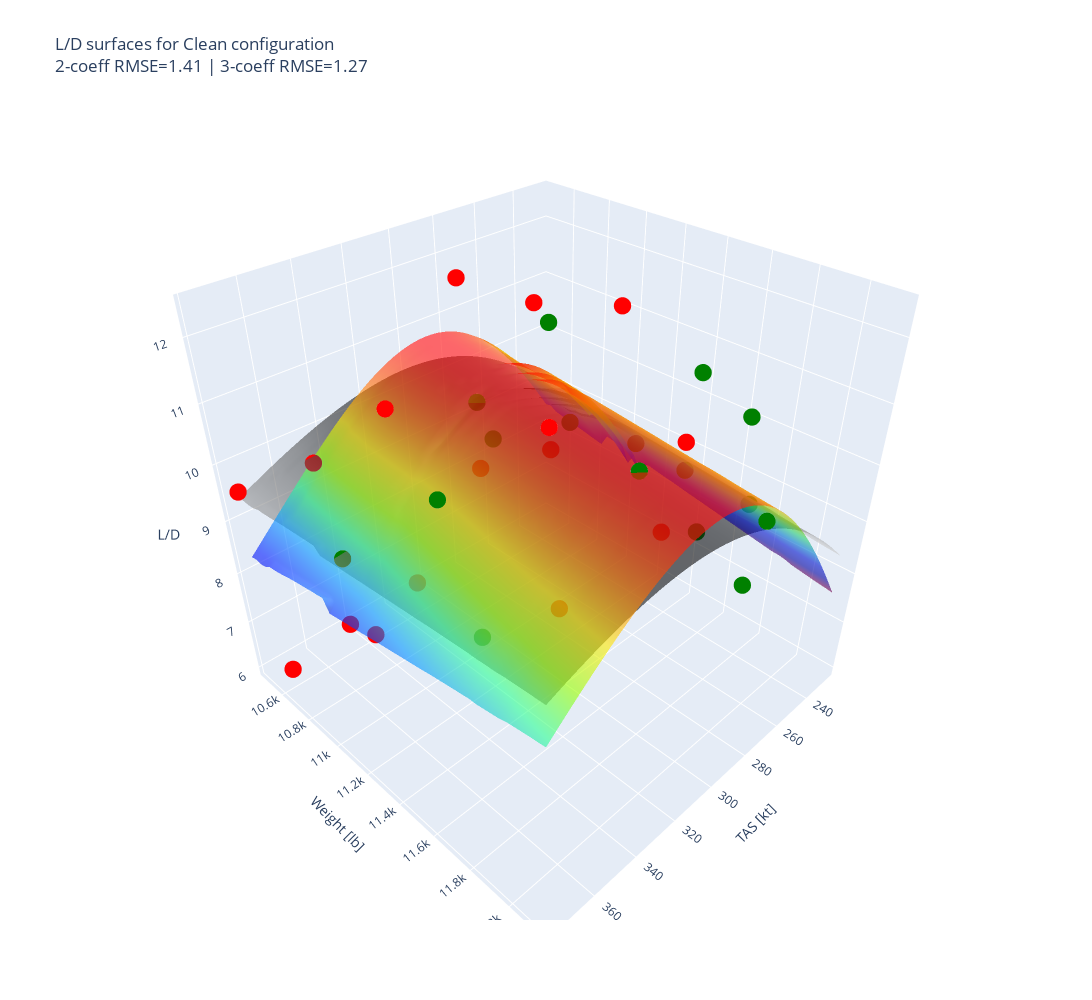
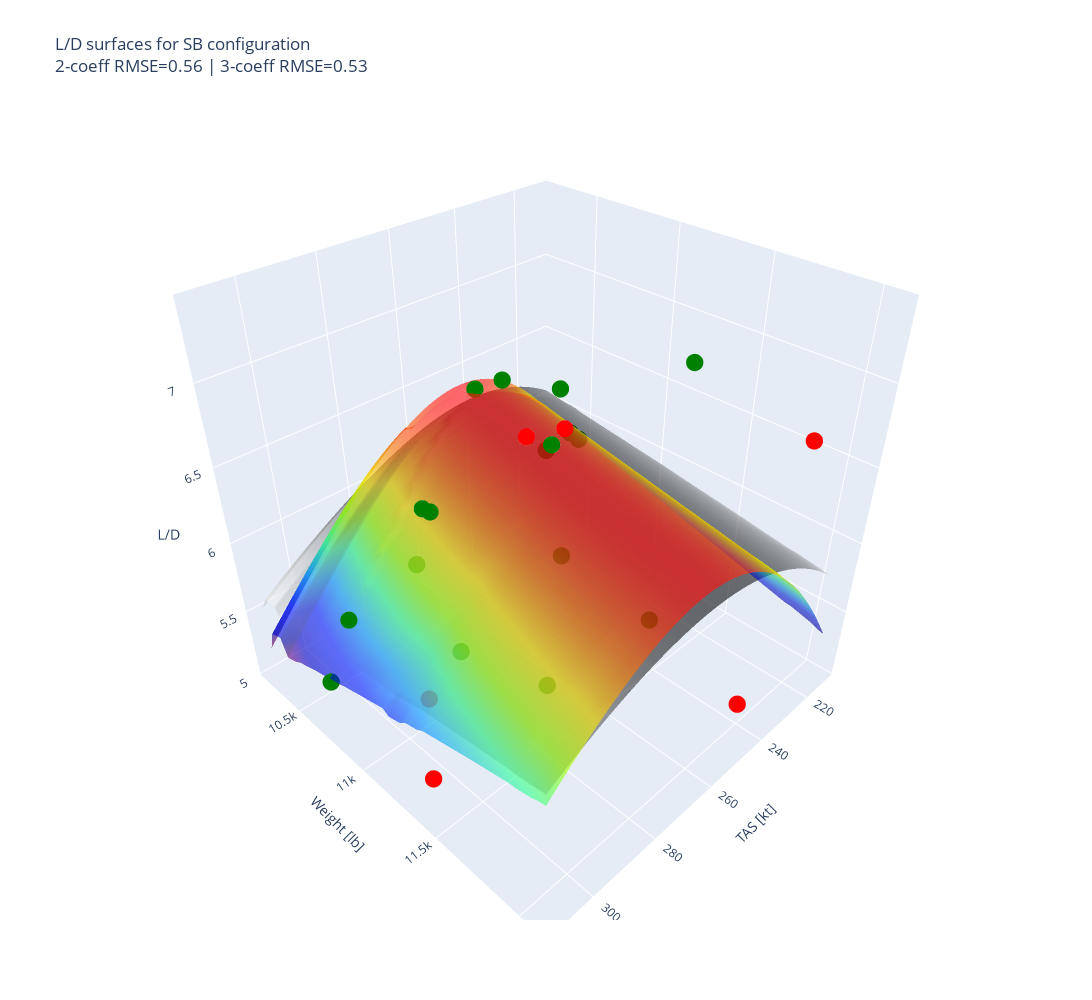
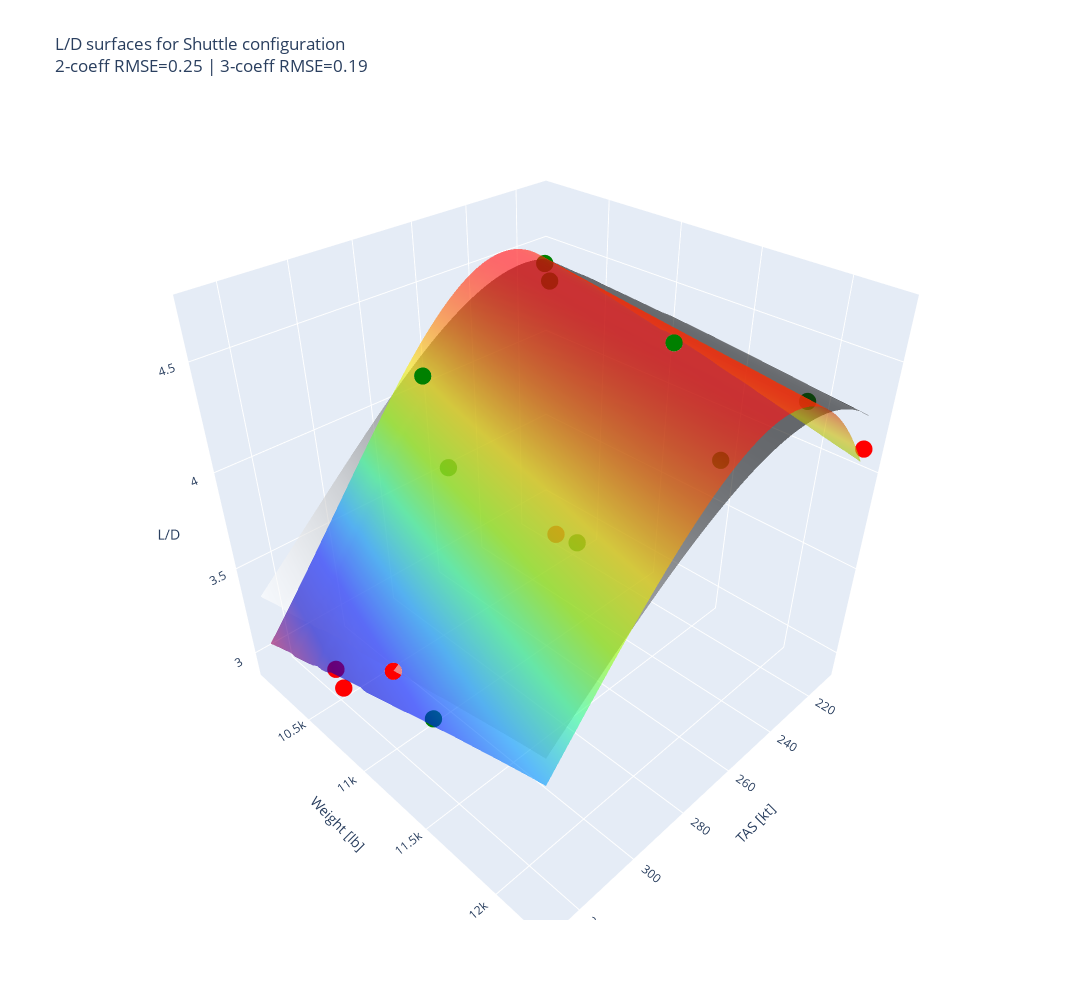
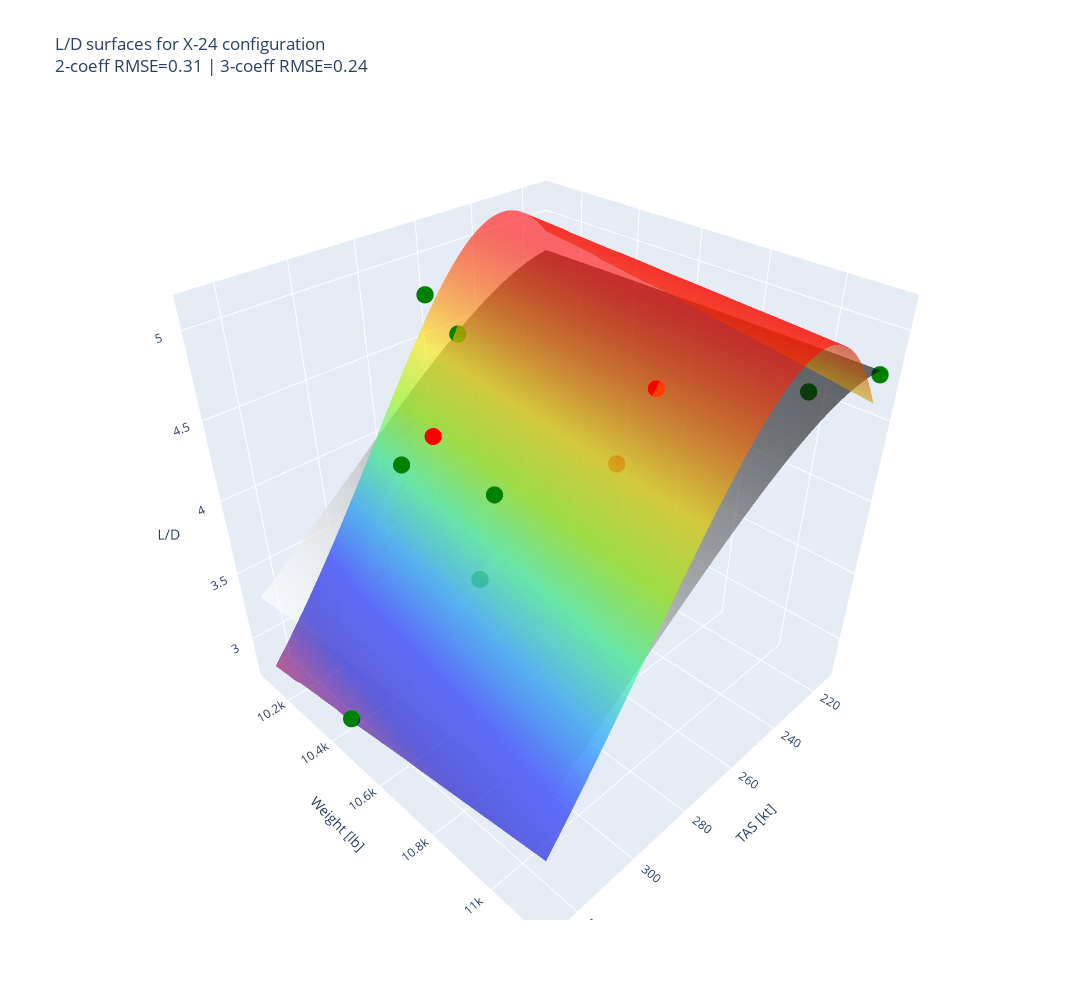

The cell these charts' notebook holds for them, in order:
### Markdown cell above
## Sawtooth descent 3D

### Code cell
full_df = pd.read_csv(r"data\Have dream\Master sawtooth.csv", sep=',')



summary_rows = []

for conf in confs:
    # valid_df = full_df[(full_df['Conf'] == conf)]
    valid_df = full_df[(full_df['Conf'] == conf) & (full_df['valid'])]
    df = full_df[(full_df['Conf'] == conf)]

    if df.empty:
        print(f"⚠️ No data for configuration {conf}")
        continue

    # Fit drag models
    results = have_dream.fit_drag_models(valid_df, Sref)

    coeffs2 = results["2coeff"]["coeffs"]
    coeffs3 = results["3coeff"]["coeffs"]

    # Compute max L/D vs weight
    ld_table = have_dream.ld_max_vs_weight(df, coeffs2, Sref, step=500)
    print(f"\n--- Max L/D vs Weight for {conf} ---")
    print(ld_table.to_string(index=False))

    # Compute RMSEs on measured data
    V_ms = valid_df["TAS"].values * cst.KT_TO_MS
    W_kg = valid_df["weight_lb"].values * cst.LB_TO_KG
    rho = valid_df["density"].values
    L_over_D = valid_df["l_over_d"].values

    pred2 = have_dream.ld_2coeff(V_ms, W_kg, rho, Sref, *coeffs2)
    pred3 = have_dream.ld_3coeff(V_ms, W_kg, rho, Sref, *coeffs3)

    rmse2 = np.sqrt(np.mean((L_over_D - pred2) ** 2))
    rmse3 = np.sqrt(np.mean((L_over_D - pred3) ** 2))

    # Plot both surfaces with RMSE
    have_dream.plot_ld_surface_models(valid_df, coeffs2, coeffs3, Sref)

    # Save to summary table
    summary_rows.append({
        "Configuration": conf,
        "Cd0 (2c)": coeffs2[0],
        "k (2c)": coeffs2[1],
        "RMSE (2c)": rmse2,
        "Cd0 (3c)": coeffs3[0],
        "k (3c)": coeffs3[1],
        "kl (3c)": coeffs3[2],
        "RMSE (3c)": rmse3,
    })

# Build summary DataFrame
summary_df = pd.DataFrame(summary_rows).round(4)

display(summary_df)

### Figure 1 — Plotly figure (JSON) as saved in the notebook; plotly's stock layout.template omitted (floating-point values rounded to 4 significant figures; data arrays with more than 128 entries replaced by an {"elided": "..."} marker saying what was removed)
{"data": [{"colorscale": [[0, "rgb(255,255,255)"], [0.125, "rgb(240,240,240)"], [0.25, "rgb(217,217,217)"], [0.375, "rgb(189,189,189)"], [0.5, "rgb(150,150,150)"], [0.625, "rgb(115,115,115)"], [0.75, "rgb(82,82,82)"], [0.875, "rgb(37,37,37)"], [1, "rgb(0,0,0)"]], "name": "2-coeff model (RMSE=1.41)", "opacity": 0.6, "showscale": false, "type": "surface", "x": {"elided": "50x50 float values"}, "y": {"elided": "50x50 float values"}, "z": {"elided": "50x50 float values"}}, {"colorscale": [[0, "rgb(150,0,90)"], [0.125, "rgb(0,0,200)"], [0.25, "rgb(0,25,255)"], [0.375, "rgb(0,152,255)"], [0.5, "rgb(44,255,150)"], [0.625, "rgb(151,255,0)"], [0.75, "rgb(255,234,0)"], [0.875, "rgb(255,111,0)"], [1, "rgb(255,0,0)"]], "name": "3-coeff model (RMSE=1.27)", "opacity": 0.6, "showscale": false, "type": "surface", "x": {"elided": "50x50 float values"}, "y": {"elided": "50x50 float values"}, "z": {"elided": "50x50 float values"}}, {"marker": {"color": ["green", "green", "red", "green", "red", "red", "green", "green", "red", "green", "red", "red", "red", "red", "red", "red", "red", "red", "red", "red", "green", "green", "green", "green", "green", "red", "green", "red", "green", "green", "green", "green"], "size": 6, "symbol": "circle"}, "mode": "markers", "name": "Measured data", "type": "scatter3d", "x": [282.4, 280.2, 303.0, 305.0, 327.0, 326.7, 349.2, 348.6, 370.3, 373.3, 281.3, 282.9, 304.0, 304.9, 326.6, 328.6, 351.6, 353.3, 372.9, 376.7, 233.5, 226.8, 255.0, 251.4, 227.9, 231.7, 254.2, 257.6, 275.4, 277.9, 298.9, 299.5], "y": [12130.0, 12000.0, 11870.0, 11770.0, 11650.0, 11590.0, 11510.0, 11300.0, 11190.0, 11100.0, 11110.0, 11030.0, 10960.0, 10880.0, 10800.0, 10740.0, 10680.0, 10620.0, 10550.0, 10480.0, 11750.0, 11680.0, 11600.0, 11530.0, 11440.0, 11370.0, 11300.0, 11230.0, 11150.0, 11060.0, 10980.0, 10900.0], "z": [10.22, 11.52, 9.975, 10.8, 8.758, 11.53, 8.497, 10.37, 8.338, 9.544, 9.545, 11.92, 9.38, 12.4, 7.303, 10.5, 6.756, 9.827, 6.021, 9.536, 7.092, 8.47, 11.18, 9.343, 7.451, 9.219, 9.487, 11.77, 10.0, 11.58, 9.848, 10.37]}], "layout": {"height": 1000, "legend": {"x": 0.02, "y": 0.98}, "scene": {"xaxis": {"title": {"text": "TAS [kt]"}}, "yaxis": {"title": {"text": "Weight [lb]"}}, "zaxis": {"title": {"text": "L/D"}}}, "title": {"text": "L/D surfaces for Clean configuration<br>2-coeff RMSE=1.41 | 3-coeff RMSE=1.27"}, "width": 1300}}

### Figure 2 — Plotly figure (JSON) as saved in the notebook; plotly's stock layout.template omitted (floating-point values rounded to 4 significant figures; data arrays with more than 128 entries replaced by an {"elided": "..."} marker saying what was removed)
{"data": [{"colorscale": [[0, "rgb(255,255,255)"], [0.125, "rgb(240,240,240)"], [0.25, "rgb(217,217,217)"], [0.375, "rgb(189,189,189)"], [0.5, "rgb(150,150,150)"], [0.625, "rgb(115,115,115)"], [0.75, "rgb(82,82,82)"], [0.875, "rgb(37,37,37)"], [1, "rgb(0,0,0)"]], "name": "2-coeff model (RMSE=0.56)", "opacity": 0.6, "showscale": false, "type": "surface", "x": {"elided": "50x50 float values"}, "y": {"elided": "50x50 float values"}, "z": {"elided": "50x50 float values"}}, {"colorscale": [[0, "rgb(150,0,90)"], [0.125, "rgb(0,0,200)"], [0.25, "rgb(0,25,255)"], [0.375, "rgb(0,152,255)"], [0.5, "rgb(44,255,150)"], [0.625, "rgb(151,255,0)"], [0.75, "rgb(255,234,0)"], [0.875, "rgb(255,111,0)"], [1, "rgb(255,0,0)"]], "name": "3-coeff model (RMSE=0.53)", "opacity": 0.6, "showscale": false, "type": "surface", "x": {"elided": "50x50 float values"}, "y": {"elided": "50x50 float values"}, "z": {"elided": "50x50 float values"}}, {"marker": {"color": ["green", "green", "green", "green", "green", "green", "green", "green", "green", "green", "green", "green", "green", "green", "red", "red", "green", "green", "red", "green", "red", "red", "red"], "size": 6, "symbol": "circle"}, "mode": "markers", "name": "Measured data", "type": "scatter3d", "x": [220.2, 218.4, 238.1, 243.3, 265.1, 262.8, 286.9, 286.0, 305.7, 310.8, 211.6, 211.6, 283.8, 285.9, 234.9, 237.1, 258.7, 259.5, 282.2, 282.4, 282.3, 306.9, 300.7], "y": [10620.0, 10520.0, 10410.0, 10320.0, 11320.0, 11210.0, 11110.0, 10890.0, 10810.0, 10740.0, 10330.0, 10220.0, 10890.0, 10810.0, 12090.0, 11960.0, 11820.0, 11730.0, 11640.0, 11560.0, 11450.0, 11340.0, 11200.0], "z": [5.98, 5.96, 6.472, 6.412, 6.079, 6.692, 5.55, 6.366, 5.823, 5.389, 6.134, 5.587, 6.318, 5.939, 6.902, 5.062, 7.395, 5.867, 7.198, 5.618, 7.061, 5.142, 5.503]}], "layout": {"height": 1000, "legend": {"x": 0.02, "y": 0.98}, "scene": {"xaxis": {"title": {"text": "TAS [kt]"}}, "yaxis": {"title": {"text": "Weight [lb]"}}, "zaxis": {"title": {"text": "L/D"}}}, "title": {"text": "L/D surfaces for SB configuration<br>2-coeff RMSE=0.56 | 3-coeff RMSE=0.53"}, "width": 1300}}

### Figure 3 — Plotly figure (JSON) as saved in the notebook; plotly's stock layout.template omitted (floating-point values rounded to 4 significant figures; data arrays with more than 128 entries replaced by an {"elided": "..."} marker saying what was removed)
{"data": [{"colorscale": [[0, "rgb(255,255,255)"], [0.125, "rgb(240,240,240)"], [0.25, "rgb(217,217,217)"], [0.375, "rgb(189,189,189)"], [0.5, "rgb(150,150,150)"], [0.625, "rgb(115,115,115)"], [0.75, "rgb(82,82,82)"], [0.875, "rgb(37,37,37)"], [1, "rgb(0,0,0)"]], "name": "2-coeff model (RMSE=0.25)", "opacity": 0.6, "showscale": false, "type": "surface", "x": {"elided": "50x50 float values"}, "y": {"elided": "50x50 float values"}, "z": {"elided": "50x50 float values"}}, {"colorscale": [[0, "rgb(150,0,90)"], [0.125, "rgb(0,0,200)"], [0.25, "rgb(0,25,255)"], [0.375, "rgb(0,152,255)"], [0.5, "rgb(44,255,150)"], [0.625, "rgb(151,255,0)"], [0.75, "rgb(255,234,0)"], [0.875, "rgb(255,111,0)"], [1, "rgb(255,0,0)"]], "name": "3-coeff model (RMSE=0.19)", "opacity": 0.6, "showscale": false, "type": "surface", "x": {"elided": "50x50 float values"}, "y": {"elided": "50x50 float values"}, "z": {"elided": "50x50 float values"}}, {"marker": {"color": ["red", "green", "green", "green", "green", "red", "green", "red", "green", "green", "green", "green", "red", "red"], "size": 6, "symbol": "circle"}, "mode": "markers", "name": "Measured data", "type": "scatter3d", "x": [210.9, 212.7, 261.3, 262.0, 286.9, 287.8, 324.1, 327.7, 282.7, 283.1, 215.0, 211.6, 323.6, 318.5], "y": [12250.0, 11930.0, 12060.0, 11780.0, 11690.0, 11570.0, 11450.0, 11280.0, 10720.0, 10570.0, 10190.0, 10080.0, 10620.0, 10500.0], "z": [4.114, 4.237, 4.338, 4.714, 4.019, 4.014, 3.383, 3.568, 3.949, 4.338, 4.346, 4.396, 3.157, 2.913]}], "layout": {"height": 1000, "legend": {"x": 0.02, "y": 0.98}, "scene": {"xaxis": {"title": {"text": "TAS [kt]"}}, "yaxis": {"title": {"text": "Weight [lb]"}}, "zaxis": {"title": {"text": "L/D"}}}, "title": {"text": "L/D surfaces for Shuttle configuration<br>2-coeff RMSE=0.25 | 3-coeff RMSE=0.19"}, "width": 1300}}

### Figure 4 — Plotly figure (JSON) as saved in the notebook; plotly's stock layout.template omitted (floating-point values rounded to 4 significant figures; data arrays with more than 128 entries replaced by an {"elided": "..."} marker saying what was removed)
{"data": [{"colorscale": [[0, "rgb(255,255,255)"], [0.125, "rgb(240,240,240)"], [0.25, "rgb(217,217,217)"], [0.375, "rgb(189,189,189)"], [0.5, "rgb(150,150,150)"], [0.625, "rgb(115,115,115)"], [0.75, "rgb(82,82,82)"], [0.875, "rgb(37,37,37)"], [1, "rgb(0,0,0)"]], "name": "2-coeff model (RMSE=0.31)", "opacity": 0.6, "showscale": false, "type": "surface", "x": {"elided": "50x50 float values"}, "y": {"elided": "50x50 float values"}, "z": {"elided": "50x50 float values"}}, {"colorscale": [[0, "rgb(150,0,90)"], [0.125, "rgb(0,0,200)"], [0.25, "rgb(0,25,255)"], [0.375, "rgb(0,152,255)"], [0.5, "rgb(44,255,150)"], [0.625, "rgb(151,255,0)"], [0.75, "rgb(255,234,0)"], [0.875, "rgb(255,111,0)"], [1, "rgb(255,0,0)"]], "name": "3-coeff model (RMSE=0.24)", "opacity": 0.6, "showscale": false, "type": "surface", "x": {"elided": "50x50 float values"}, "y": {"elided": "50x50 float values"}, "z": {"elided": "50x50 float values"}}, {"marker": {"color": ["green", "green", "red", "red", "green", "green", "green", "green", "green", "red", "green"], "size": 6, "symbol": "circle"}, "mode": "markers", "name": "Measured data", "type": "scatter3d", "x": [213.8, 217.2, 262.3, 263.7, 261.3, 289.1, 288.0, 326.8, 262.3, 286.1, 287.9], "y": [11140.0, 10990.0, 10870.0, 10780.0, 10100.0, 10630.0, 10550.0, 10460.0, 10230.0, 10380.0, 10270.0], "z": [4.764, 4.569, 4.836, 4.345, 4.778, 4.242, 3.584, 2.932, 4.639, 4.325, 4.044]}], "layout": {"height": 1000, "legend": {"x": 0.02, "y": 0.98}, "scene": {"xaxis": {"title": {"text": "TAS [kt]"}}, "yaxis": {"title": {"text": "Weight [lb]"}}, "zaxis": {"title": {"text": "L/D"}}}, "title": {"text": "L/D surfaces for X-24 configuration<br>2-coeff RMSE=0.31 | 3-coeff RMSE=0.24"}, "width": 1300}}
